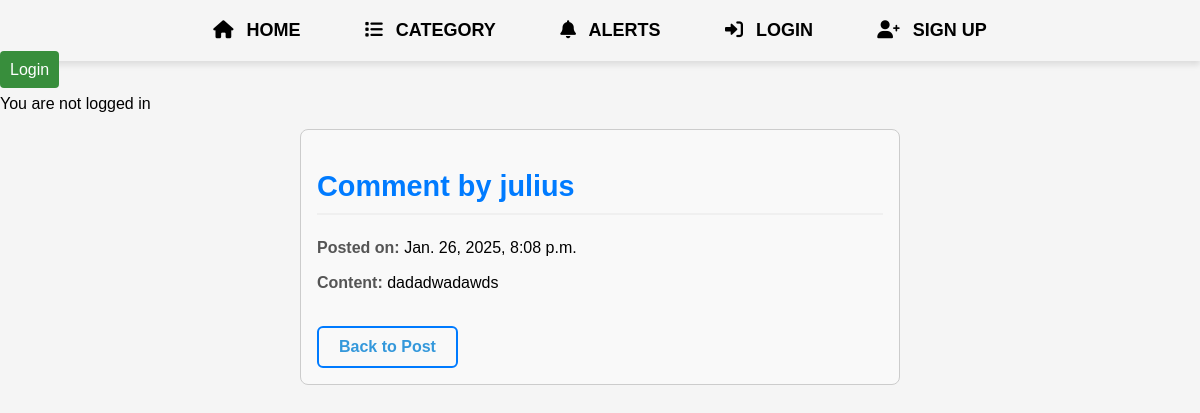
Before: /comments/1/ with the older database file.
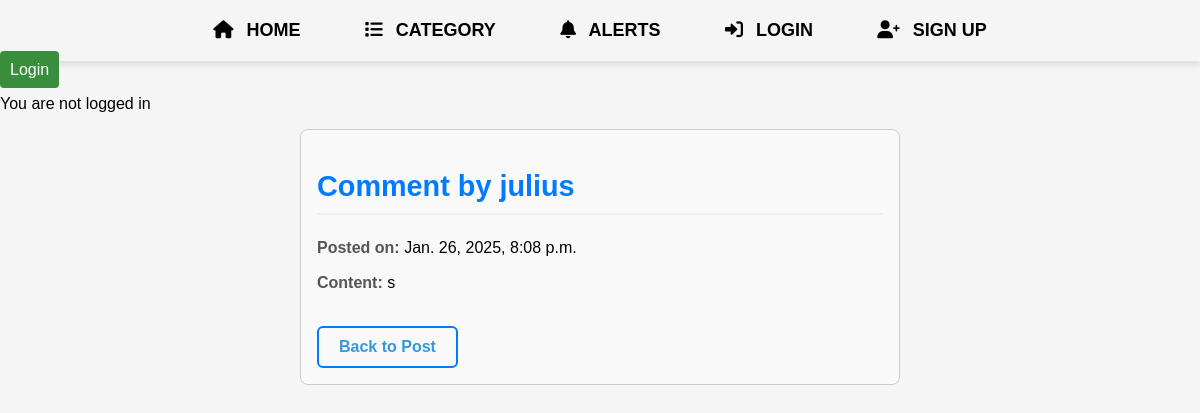
After: the same page with the newer database file.
### app/models.py (models this page shows, shortened)
class Comment(models.Model):
    post = models.ForeignKey(Post, on_delete=models.CASCADE, related_name='comments')
    author = models.ForeignKey(settings.AUTH_USER_MODEL, on_delete=models.CASCADE)
    content = models.TextField()
    created_at = models.DateTimeField(auto_now_add=True)

### accounts/models.py (models this page shows, shortened)
class CustomUser(AbstractUser):
    age = models.IntegerField(null=True, blank=True)
    phone_number = models.CharField(max_length=20, null=True, blank=True)
    image = models.ImageField(
        upload_to='profile_images/',
        blank=True,
        null=True,
        default='profile_images/default_profile.jpg'
    )
    role = models.CharField(
        max_length=20,
        choices=[
            ('Resident', 'Resident'),
            ('LGU Member', 'LGU Member'),
        ],
        blank=True,
        null=True,
    )
    address = models.TextField(blank=True, null=True)

### app/views.py (the view)
# urls.py: path('comments/<int:pk>/', CommentDetailView.as_view(), name='comment_detail'),
class CommentDetailView(DetailView):
    model = Comment
    template_name = 'comments/comment_detail.html'
    context_object_name = 'comment'

### app/templates/comments/comment_detail.html
{% extends 'app/base.html' %}
{% block content %}
<div class="comment-detail-container">
    <h2>Comment by {{ comment.author.username }}</h2>
    <p><strong>Posted on:</strong> {{ comment.created_at }}</p>
    <p><strong>Content:</strong> {{ comment.content }}</p>
    <a href="{% url 'post_detail' comment.post.pk %}" class="back-to-post-link">Back to Post</a>
</div>
{% endblock content %}

Changed rows visible on the page:
changed Comment "julius": content "dadadwadawds" → "s"
